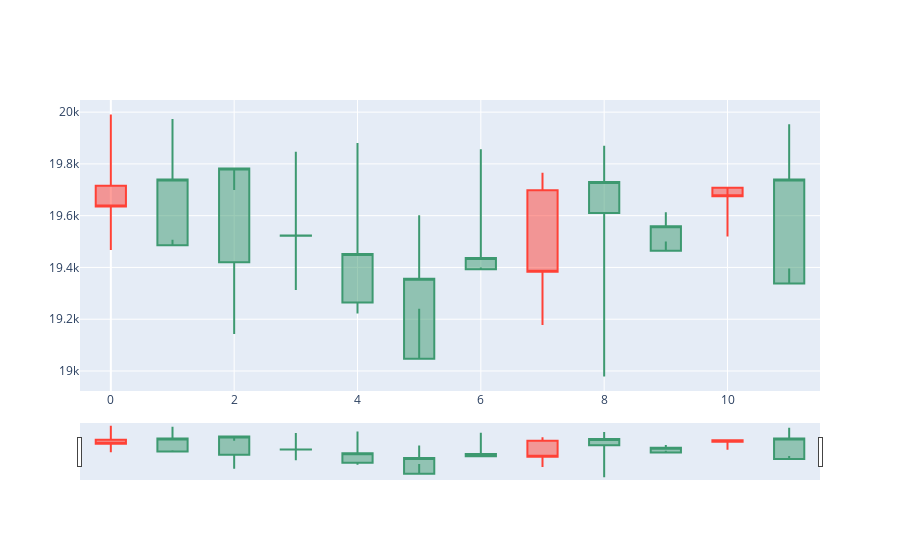

Source (notebook cell):
### Markdown cell above
# Predict real time for the next 12 Hours (candles)

### Code cell
expected_prices = pd.DataFrame(predicted, columns=['open', 'high', 'low', 'close'])
fig = go.Figure(data=[go.Candlestick(
                x=expected_prices.index,
                open=expected_prices['open'],
                high=expected_prices['high'],
                low=expected_prices['low'],
                close=expected_prices['close'])])
fig.show()

### Figure 1 — Plotly figure (JSON) as saved in the notebook; plotly's stock layout.template omitted (floating-point values rounded to 4 significant figures)
{"data": [{"close": [19640.0, 19740.0, 19780.0, 19520.0, 19450.0, 19360.0, 19440.0, 19380.0, 19730.0, 19560.0, 19680.0, 19740.0], "high": [19990.0, 19970.0, 19700.0, 19850.0, 19880.0, 19600.0, 19860.0, 19770.0, 19870.0, 19610.0, 19630.0, 19950.0], "low": [19470.0, 19510.0, 19140.0, 19310.0, 19220.0, 19240.0, 19400.0, 19180.0, 18980.0, 19500.0, 19520.0, 19400.0], "open": [19720.0, 19490.0, 19420.0, 19520.0, 19260.0, 19050.0, 19390.0, 19700.0, 19610.0, 19460.0, 19710.0, 19340.0], "type": "candlestick", "x": [0, 1, 2, 3, 4, 5, 6, 7, 8, 9, 10, 11]}], "layout": {}}
